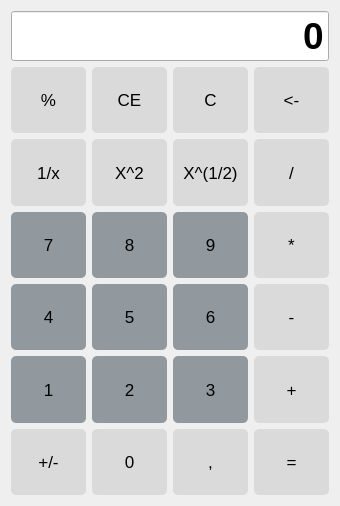
<?xml version="1.0" encoding="UTF-8"?>
<ui version="4.0">
 <class>Form</class>
 <widget class="QWidget" name="Form">
  <property name="geometry">
   <rect>
    <x>0</x>
    <y>0</y>
    <width>338</width>
    <height>506</height>
   </rect>
  </property>
  <property name="windowTitle">
   <string>Калькулятор</string>
  </property>
  <layout class="QVBoxLayout" name="verticalLayout">
   <item>
    <widget class="QLineEdit" name="lineEdit">
     <property name="minimumSize">
      <size>
       <width>0</width>
       <height>50</height>
      </size>
     </property>
     <property name="font">
      <font>
       <pointsize>28</pointsize>
       <weight>75</weight>
       <bold>true</bold>
      </font>
     </property>
     <property name="text">
      <string>0</string>
     </property>
     <property name="alignment">
      <set>Qt::AlignRight|Qt::AlignTrailing|Qt::AlignVCenter</set>
     </property>
     <property name="dragEnabled">
      <bool>false</bool>
     </property>
     <property name="readOnly">
      <bool>true</bool>
     </property>
    </widget>
   </item>
   <item>
    <layout class="QHBoxLayout" name="horizontalLayout">
     <item>
      <widget class="QPushButton" name="pushButton">
       <property name="sizePolicy">
        <sizepolicy hsizetype="Preferred" vsizetype="Preferred">
         <horstretch>0</horstretch>
         <verstretch>0</verstretch>
        </sizepolicy>
       </property>
       <property name="minimumSize">
        <size>
         <width>75</width>
         <height>65</height>
        </size>
       </property>
       <property name="font">
        <font>
         <pointsize>13</pointsize>
         <weight>50</weight>
         <bold>false</bold>
        </font>
       </property>
       <property name="styleSheet">
        <string notr="true">QPushButton {
background-color: rgb(218, 218, 218);
border-radius: 5px;
}

QPushButton:pressed { 
background-color: rgb(126, 126, 126);
 }
</string>
       </property>
       <property name="text">
        <string>%</string>
       </property>
      </widget>
     </item>
     <item>
      <widget class="QPushButton" name="pushButton_2">
       <property name="sizePolicy">
        <sizepolicy hsizetype="Preferred" vsizetype="Preferred">
         <horstretch>0</horstretch>
         <verstretch>0</verstretch>
        </sizepolicy>
       </property>
       <property name="minimumSize">
        <size>
         <width>75</width>
         <height>65</height>
        </size>
       </property>
       <property name="font">
        <font>
         <pointsize>13</pointsize>
         <weight>50</weight>
         <bold>false</bold>
        </font>
       </property>
       <property name="styleSheet">
        <string notr="true">QPushButton {
background-color: rgb(218, 218, 218);
border-radius: 5px;
}

QPushButton:pressed { 
background-color: rgb(126, 126, 126);
 }
</string>
       </property>
       <property name="text">
        <string>CE</string>
       </property>
      </widget>
     </item>
     <item>
      <widget class="QPushButton" name="pushButton_3">
       <property name="sizePolicy">
        <sizepolicy hsizetype="Preferred" vsizetype="Preferred">
         <horstretch>0</horstretch>
         <verstretch>0</verstretch>
        </sizepolicy>
       </property>
       <property name="minimumSize">
        <size>
         <width>75</width>
         <height>65</height>
        </size>
       </property>
       <property name="font">
        <font>
         <pointsize>13</pointsize>
         <weight>50</weight>
         <bold>false</bold>
        </font>
       </property>
       <property name="styleSheet">
        <string notr="true">QPushButton {
background-color: rgb(218, 218, 218);
border-radius: 5px;
}

QPushButton:pressed { 
background-color: rgb(126, 126, 126);
 }
</string>
       </property>
       <property name="text">
        <string>C</string>
       </property>
      </widget>
     </item>
     <item>
      <widget class="QPushButton" name="pushButton_4">
       <property name="sizePolicy">
        <sizepolicy hsizetype="Preferred" vsizetype="Preferred">
         <horstretch>0</horstretch>
         <verstretch>0</verstretch>
        </sizepolicy>
       </property>
       <property name="minimumSize">
        <size>
         <width>75</width>
         <height>65</height>
        </size>
       </property>
       <property name="font">
        <font>
         <pointsize>13</pointsize>
         <weight>50</weight>
         <bold>false</bold>
        </font>
       </property>
       <property name="styleSheet">
        <string notr="true">QPushButton {
background-color: rgb(218, 218, 218);
border-radius: 5px;
}

QPushButton:pressed { 
background-color: rgb(126, 126, 126);
 }
</string>
       </property>
       <property name="text">
        <string>&lt;-</string>
       </property>
      </widget>
     </item>
    </layout>
   </item>
   <item>
    <layout class="QHBoxLayout" name="horizontalLayout_2">
     <item>
      <widget class="QPushButton" name="pushButton_8">
       <property name="sizePolicy">
        <sizepolicy hsizetype="Preferred" vsizetype="Preferred">
         <horstretch>0</horstretch>
         <verstretch>0</verstretch>
        </sizepolicy>
       </property>
       <property name="minimumSize">
        <size>
         <width>75</width>
         <height>65</height>
        </size>
       </property>
       <property name="font">
        <font>
         <pointsize>13</pointsize>
         <weight>50</weight>
         <bold>false</bold>
        </font>
       </property>
       <property name="styleSheet">
        <string notr="true">QPushButton {
background-color: rgb(218, 218, 218);
border-radius: 5px;
}

QPushButton:pressed { 
background-color: rgb(126, 126, 126);
 }
</string>
       </property>
       <property name="text">
        <string>1/x</string>
       </property>
      </widget>
     </item>
     <item>
      <widget class="QPushButton" name="pushButton_6">
       <property name="sizePolicy">
        <sizepolicy hsizetype="Preferred" vsizetype="Preferred">
         <horstretch>0</horstretch>
         <verstretch>0</verstretch>
        </sizepolicy>
       </property>
       <property name="minimumSize">
        <size>
         <width>75</width>
         <height>65</height>
        </size>
       </property>
       <property name="font">
        <font>
         <pointsize>13</pointsize>
         <weight>50</weight>
         <bold>false</bold>
        </font>
       </property>
       <property name="styleSheet">
        <string notr="true">QPushButton {
background-color: rgb(218, 218, 218);
border-radius: 5px;
}

QPushButton:pressed { 
background-color: rgb(126, 126, 126);
 }
</string>
       </property>
       <property name="text">
        <string>X^2</string>
       </property>
      </widget>
     </item>
     <item>
      <widget class="QPushButton" name="pushButton_7">
       <property name="sizePolicy">
        <sizepolicy hsizetype="Preferred" vsizetype="Preferred">
         <horstretch>0</horstretch>
         <verstretch>0</verstretch>
        </sizepolicy>
       </property>
       <property name="minimumSize">
        <size>
         <width>75</width>
         <height>65</height>
        </size>
       </property>
       <property name="font">
        <font>
         <pointsize>13</pointsize>
         <weight>50</weight>
         <bold>false</bold>
        </font>
       </property>
       <property name="styleSheet">
        <string notr="true">QPushButton {
background-color: rgb(218, 218, 218);
border-radius: 5px;
}

QPushButton:pressed { 
background-color: rgb(126, 126, 126);
 }
</string>
       </property>
       <property name="text">
        <string>X^(1/2)</string>
       </property>
      </widget>
     </item>
     <item>
      <widget class="QPushButton" name="pushButton_5">
       <property name="sizePolicy">
        <sizepolicy hsizetype="Preferred" vsizetype="Preferred">
         <horstretch>0</horstretch>
         <verstretch>0</verstretch>
        </sizepolicy>
       </property>
       <property name="minimumSize">
        <size>
         <width>75</width>
         <height>65</height>
        </size>
       </property>
       <property name="font">
        <font>
         <pointsize>13</pointsize>
         <weight>50</weight>
         <bold>false</bold>
        </font>
       </property>
       <property name="styleSheet">
        <string notr="true">QPushButton {
background-color: rgb(218, 218, 218);
border-radius: 5px;
}

QPushButton:pressed { 
background-color: rgb(126, 126, 126);
 }
</string>
       </property>
       <property name="text">
        <string>/</string>
       </property>
      </widget>
     </item>
    </layout>
   </item>
   <item>
    <layout class="QHBoxLayout" name="horizontalLayout_3">
     <item>
      <widget class="QPushButton" name="pushButton_10">
       <property name="sizePolicy">
        <sizepolicy hsizetype="Preferred" vsizetype="Preferred">
         <horstretch>0</horstretch>
         <verstretch>0</verstretch>
        </sizepolicy>
       </property>
       <property name="minimumSize">
        <size>
         <width>75</width>
         <height>65</height>
        </size>
       </property>
       <property name="font">
        <font>
         <pointsize>13</pointsize>
         <weight>50</weight>
         <bold>false</bold>
        </font>
       </property>
       <property name="styleSheet">
        <string notr="true">QPushButton {
background-color: rgb(145, 153, 159);
border-radius: 5px;
}

QPushButton:pressed { 
background-color: rgb(126, 126, 126);
 }
</string>
       </property>
       <property name="text">
        <string>7</string>
       </property>
      </widget>
     </item>
     <item>
      <widget class="QPushButton" name="pushButton_11">
       <property name="sizePolicy">
        <sizepolicy hsizetype="Preferred" vsizetype="Preferred">
         <horstretch>0</horstretch>
         <verstretch>0</verstretch>
        </sizepolicy>
       </property>
       <property name="minimumSize">
        <size>
         <width>75</width>
         <height>65</height>
        </size>
       </property>
       <property name="font">
        <font>
         <pointsize>13</pointsize>
         <weight>50</weight>
         <bold>false</bold>
        </font>
       </property>
       <property name="styleSheet">
        <string notr="true">QPushButton {
background-color: rgb(145, 153, 159);
border-radius: 5px;
}

QPushButton:pressed { 
background-color: rgb(126, 126, 126);
 }
</string>
       </property>
       <property name="text">
        <string>8</string>
       </property>
      </widget>
     </item>
     <item>
      <widget class="QPushButton" name="pushButton_9">
       <property name="sizePolicy">
        <sizepolicy hsizetype="Preferred" vsizetype="Preferred">
         <horstretch>0</horstretch>
         <verstretch>0</verstretch>
        </sizepolicy>
       </property>
       <property name="minimumSize">
        <size>
         <width>75</width>
         <height>65</height>
        </size>
       </property>
       <property name="font">
        <font>
         <pointsize>13</pointsize>
         <weight>50</weight>
         <bold>false</bold>
        </font>
       </property>
       <property name="styleSheet">
        <string notr="true">QPushButton {
background-color: rgb(145, 153, 159);
border-radius: 5px;
}

QPushButton:pressed { 
background-color: rgb(126, 126, 126);
 }
</string>
       </property>
       <property name="text">
        <string>9</string>
       </property>
      </widget>
     </item>
     <item>
      <widget class="QPushButton" name="pushButton_12">
       <property name="sizePolicy">
        <sizepolicy hsizetype="Preferred" vsizetype="Preferred">
         <horstretch>0</horstretch>
         <verstretch>0</verstretch>
        </sizepolicy>
       </property>
       <property name="minimumSize">
        <size>
         <width>75</width>
         <height>65</height>
        </size>
       </property>
       <property name="font">
        <font>
         <pointsize>13</pointsize>
         <weight>50</weight>
         <bold>false</bold>
        </font>
       </property>
       <property name="styleSheet">
        <string notr="true">QPushButton {
background-color: rgb(218, 218, 218);
border-radius: 5px;
}

QPushButton:pressed { 
background-color: rgb(126, 126, 126);
 }
</string>
       </property>
       <property name="text">
        <string>*</string>
       </property>
      </widget>
     </item>
    </layout>
   </item>
   <item>
    <layout class="QHBoxLayout" name="horizontalLayout_4">
     <item>
      <widget class="QPushButton" name="pushButton_14">
       <property name="sizePolicy">
        <sizepolicy hsizetype="Preferred" vsizetype="Preferred">
         <horstretch>0</horstretch>
         <verstretch>0</verstretch>
        </sizepolicy>
       </property>
       <property name="minimumSize">
        <size>
         <width>75</width>
         <height>65</height>
        </size>
       </property>
       <property name="font">
        <font>
         <pointsize>13</pointsize>
         <weight>50</weight>
         <bold>false</bold>
        </font>
       </property>
       <property name="styleSheet">
        <string notr="true">QPushButton {
background-color: rgb(145, 153, 159);
border-radius: 5px;
}

QPushButton:pressed { 
background-color: rgb(126, 126, 126);
 }
</string>
       </property>
       <property name="text">
        <string>4</string>
       </property>
      </widget>
     </item>
     <item>
      <widget class="QPushButton" name="pushButton_15">
       <property name="sizePolicy">
        <sizepolicy hsizetype="Preferred" vsizetype="Preferred">
         <horstretch>0</horstretch>
         <verstretch>0</verstretch>
        </sizepolicy>
       </property>
       <property name="minimumSize">
        <size>
         <width>75</width>
         <height>65</height>
        </size>
       </property>
       <property name="font">
        <font>
         <pointsize>13</pointsize>
         <weight>50</weight>
         <bold>false</bold>
        </font>
       </property>
       <property name="styleSheet">
        <string notr="true">QPushButton {
background-color: rgb(145, 153, 159);
border-radius: 5px;
}

QPushButton:pressed { 
background-color: rgb(126, 126, 126);
 }
</string>
       </property>
       <property name="text">
        <string>5</string>
       </property>
      </widget>
     </item>
     <item>
      <widget class="QPushButton" name="pushButton_13">
       <property name="sizePolicy">
        <sizepolicy hsizetype="Preferred" vsizetype="Preferred">
         <horstretch>0</horstretch>
         <verstretch>0</verstretch>
        </sizepolicy>
       </property>
       <property name="minimumSize">
        <size>
         <width>75</width>
         <height>65</height>
        </size>
       </property>
       <property name="font">
        <font>
         <pointsize>13</pointsize>
         <weight>50</weight>
         <bold>false</bold>
        </font>
       </property>
       <property name="styleSheet">
        <string notr="true">QPushButton {
background-color: rgb(145, 153, 159);
border-radius: 5px;
}

QPushButton:pressed { 
background-color: rgb(126, 126, 126);
 }
</string>
       </property>
       <property name="text">
        <string>6</string>
       </property>
      </widget>
     </item>
     <item>
      <widget class="QPushButton" name="pushButton_16">
       <property name="sizePolicy">
        <sizepolicy hsizetype="Preferred" vsizetype="Preferred">
         <horstretch>0</horstretch>
         <verstretch>0</verstretch>
        </sizepolicy>
       </property>
       <property name="minimumSize">
        <size>
         <width>75</width>
         <height>65</height>
        </size>
       </property>
       <property name="font">
        <font>
         <pointsize>13</pointsize>
         <weight>50</weight>
         <bold>false</bold>
        </font>
       </property>
       <property name="styleSheet">
        <string notr="true">QPushButton {
background-color: rgb(218, 218, 218);
border-radius: 5px;
}

QPushButton:pressed { 
background-color: rgb(126, 126, 126);
 }
</string>
       </property>
       <property name="text">
        <string>-</string>
       </property>
      </widget>
     </item>
    </layout>
   </item>
   <item>
    <layout class="QHBoxLayout" name="horizontalLayout_5">
     <item>
      <widget class="QPushButton" name="pushButton_18">
       <property name="sizePolicy">
        <sizepolicy hsizetype="Preferred" vsizetype="Preferred">
         <horstretch>0</horstretch>
         <verstretch>0</verstretch>
        </sizepolicy>
       </property>
       <property name="minimumSize">
        <size>
         <width>75</width>
         <height>65</height>
        </size>
       </property>
       <property name="font">
        <font>
         <pointsize>13</pointsize>
         <weight>50</weight>
         <bold>false</bold>
        </font>
       </property>
       <property name="styleSheet">
        <string notr="true">QPushButton {
background-color: rgb(145, 153, 159);
border-radius: 5px;
}

QPushButton:pressed { 
background-color: rgb(126, 126, 126);
 }
</string>
       </property>
       <property name="text">
        <string>1</string>
       </property>
      </widget>
     </item>
     <item>
      <widget class="QPushButton" name="pushButton_19">
       <property name="sizePolicy">
        <sizepolicy hsizetype="Preferred" vsizetype="Preferred">
         <horstretch>0</horstretch>
         <verstretch>0</verstretch>
        </sizepolicy>
       </property>
       <property name="minimumSize">
        <size>
         <width>75</width>
         <height>65</height>
        </size>
       </property>
       <property name="font">
        <font>
         <pointsize>13</pointsize>
         <weight>50</weight>
         <bold>false</bold>
        </font>
       </property>
       <property name="styleSheet">
        <string notr="true">QPushButton {
background-color: rgb(145, 153, 159);
border-radius: 5px;
}

QPushButton:pressed { 
background-color: rgb(126, 126, 126);
 }
</string>
       </property>
       <property name="text">
        <string>2</string>
       </property>
      </widget>
     </item>
     <item>
      <widget class="QPushButton" name="pushButton_17">
       <property name="sizePolicy">
        <sizepolicy hsizetype="Preferred" vsizetype="Preferred">
         <horstretch>0</horstretch>
         <verstretch>0</verstretch>
        </sizepolicy>
       </property>
       <property name="minimumSize">
        <size>
         <width>75</width>
         <height>65</height>
        </size>
       </property>
       <property name="font">
        <font>
         <pointsize>13</pointsize>
         <weight>50</weight>
         <bold>false</bold>
        </font>
       </property>
       <property name="styleSheet">
        <string notr="true">QPushButton {
background-color: rgb(145, 153, 159);
border-radius: 5px;
}

QPushButton:pressed { 
background-color: rgb(126, 126, 126);
 }
</string>
       </property>
       <property name="text">
        <string>3</string>
       </property>
      </widget>
     </item>
     <item>
      <widget class="QPushButton" name="pushButton_20">
       <property name="sizePolicy">
        <sizepolicy hsizetype="Preferred" vsizetype="Preferred">
         <horstretch>0</horstretch>
         <verstretch>0</verstretch>
        </sizepolicy>
       </property>
       <property name="minimumSize">
        <size>
         <width>75</width>
         <height>65</height>
        </size>
       </property>
       <property name="font">
        <font>
         <pointsize>13</pointsize>
         <weight>50</weight>
         <bold>false</bold>
        </font>
       </property>
       <property name="styleSheet">
        <string notr="true">QPushButton {
background-color: rgb(218, 218, 218);
border-radius: 5px;
}

QPushButton:pressed { 
background-color: rgb(126, 126, 126);
 }
</string>
       </property>
       <property name="text">
        <string>+</string>
       </property>
      </widget>
     </item>
    </layout>
   </item>
   <item>
    <layout class="QHBoxLayout" name="horizontalLayout_6">
     <item>
      <widget class="QPushButton" name="pushButton_22">
       <property name="sizePolicy">
        <sizepolicy hsizetype="Preferred" vsizetype="Preferred">
         <horstretch>0</horstretch>
         <verstretch>0</verstretch>
        </sizepolicy>
       </property>
       <property name="minimumSize">
        <size>
         <width>75</width>
         <height>65</height>
        </size>
       </property>
       <property name="font">
        <font>
         <pointsize>13</pointsize>
         <weight>50</weight>
         <bold>false</bold>
        </font>
       </property>
       <property name="styleSheet">
        <string notr="true">QPushButton {
background-color: rgb(218, 218, 218);
border-radius: 5px;
}

QPushButton:pressed { 
background-color: rgb(126, 126, 126);
 }
</string>
       </property>
       <property name="text">
        <string>+/-</string>
       </property>
      </widget>
     </item>
     <item>
      <widget class="QPushButton" name="pushButton_23">
       <property name="sizePolicy">
        <sizepolicy hsizetype="Preferred" vsizetype="Preferred">
         <horstretch>0</horstretch>
         <verstretch>0</verstretch>
        </sizepolicy>
       </property>
       <property name="minimumSize">
        <size>
         <width>75</width>
         <height>65</height>
        </size>
       </property>
       <property name="font">
        <font>
         <pointsize>13</pointsize>
         <weight>50</weight>
         <bold>false</bold>
        </font>
       </property>
       <property name="styleSheet">
        <string notr="true">QPushButton {
background-color: rgb(218, 218, 218);
border-radius: 5px;
}

QPushButton:pressed { 
background-color: rgb(126, 126, 126);
 }
</string>
       </property>
       <property name="text">
        <string>0</string>
       </property>
      </widget>
     </item>
     <item>
      <widget class="QPushButton" name="pushButton_21">
       <property name="sizePolicy">
        <sizepolicy hsizetype="Preferred" vsizetype="Preferred">
         <horstretch>0</horstretch>
         <verstretch>0</verstretch>
        </sizepolicy>
       </property>
       <property name="minimumSize">
        <size>
         <width>75</width>
         <height>65</height>
        </size>
       </property>
       <property name="font">
        <font>
         <pointsize>13</pointsize>
         <weight>50</weight>
         <bold>false</bold>
        </font>
       </property>
       <property name="styleSheet">
        <string notr="true">QPushButton {
background-color: rgb(218, 218, 218);
border-radius: 5px;
}

QPushButton:pressed { 
background-color: rgb(126, 126, 126);
 }
</string>
       </property>
       <property name="text">
        <string>,</string>
       </property>
      </widget>
     </item>
     <item>
      <widget class="QPushButton" name="pushButton_24">
       <property name="sizePolicy">
        <sizepolicy hsizetype="Preferred" vsizetype="Preferred">
         <horstretch>0</horstretch>
         <verstretch>0</verstretch>
        </sizepolicy>
       </property>
       <property name="minimumSize">
        <size>
         <width>75</width>
         <height>65</height>
        </size>
       </property>
       <property name="font">
        <font>
         <pointsize>13</pointsize>
         <weight>50</weight>
         <bold>false</bold>
        </font>
       </property>
       <property name="styleSheet">
        <string notr="true">QPushButton {
background-color: rgb(218, 218, 218);
border-radius: 5px;
}

QPushButton:pressed { 
background-color: rgb(126, 126, 126);
 }
</string>
       </property>
       <property name="text">
        <string>=</string>
       </property>
      </widget>
     </item>
    </layout>
   </item>
  </layout>
 </widget>
 <resources/>
 <connections/>
</ui>
